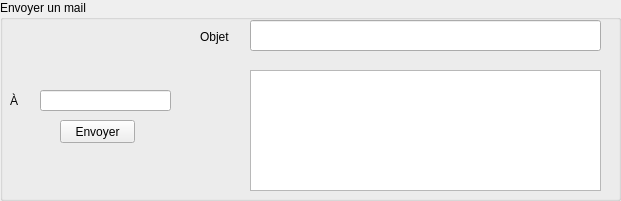
    <widget class="QGroupBox" name="groupBox_2">
     <property name="geometry">
      <rect>
       <x>400</x>
       <y>350</y>
       <width>621</width>
       <height>201</height>
      </rect>
     </property>
     <property name="styleSheet">
      <string notr="true"/>
     </property>
     <property name="title">
      <string>Envoyer un mail</string>
     </property>
     <widget class="QLineEdit" name="le_envoyer">
      <property name="geometry">
       <rect>
        <x>40</x>
        <y>90</y>
        <width>131</width>
        <height>21</height>
       </rect>
      </property>
      <property name="styleSheet">
       <string notr="true"/>
      </property>
     </widget>
     <widget class="QPushButton" name="pb_envoyer">
      <property name="geometry">
       <rect>
        <x>60</x>
        <y>120</y>
        <width>75</width>
        <height>23</height>
       </rect>
      </property>
      <property name="styleSheet">
       <string notr="true"/>
      </property>
      <property name="text">
       <string>Envoyer</string>
      </property>
     </widget>
     <widget class="QTextEdit" name="te_mail">
      <property name="geometry">
       <rect>
        <x>250</x>
        <y>70</y>
        <width>351</width>
        <height>121</height>
       </rect>
      </property>
      <property name="styleSheet">
       <string notr="true"/>
      </property>
     </widget>
     <widget class="QLineEdit" name="le_objet">
      <property name="geometry">
       <rect>
        <x>250</x>
        <y>20</y>
        <width>351</width>
        <height>31</height>
       </rect>
      </property>
      <property name="styleSheet">
       <string notr="true"/>
      </property>
     </widget>
     <widget class="QLabel" name="label_47">
      <property name="geometry">
       <rect>
        <x>200</x>
        <y>30</y>
        <width>47</width>
        <height>14</height>
       </rect>
      </property>
      <property name="text">
       <string>Objet</string>
      </property>
     </widget>
     <widget class="QLabel" name="label_48">
      <property name="geometry">
       <rect>
        <x>10</x>
        <y>80</y>
        <width>21</width>
        <height>41</height>
       </rect>
      </property>
      <property name="text">
       <string>À</string>
      </property>
     </widget>
    </widget>
